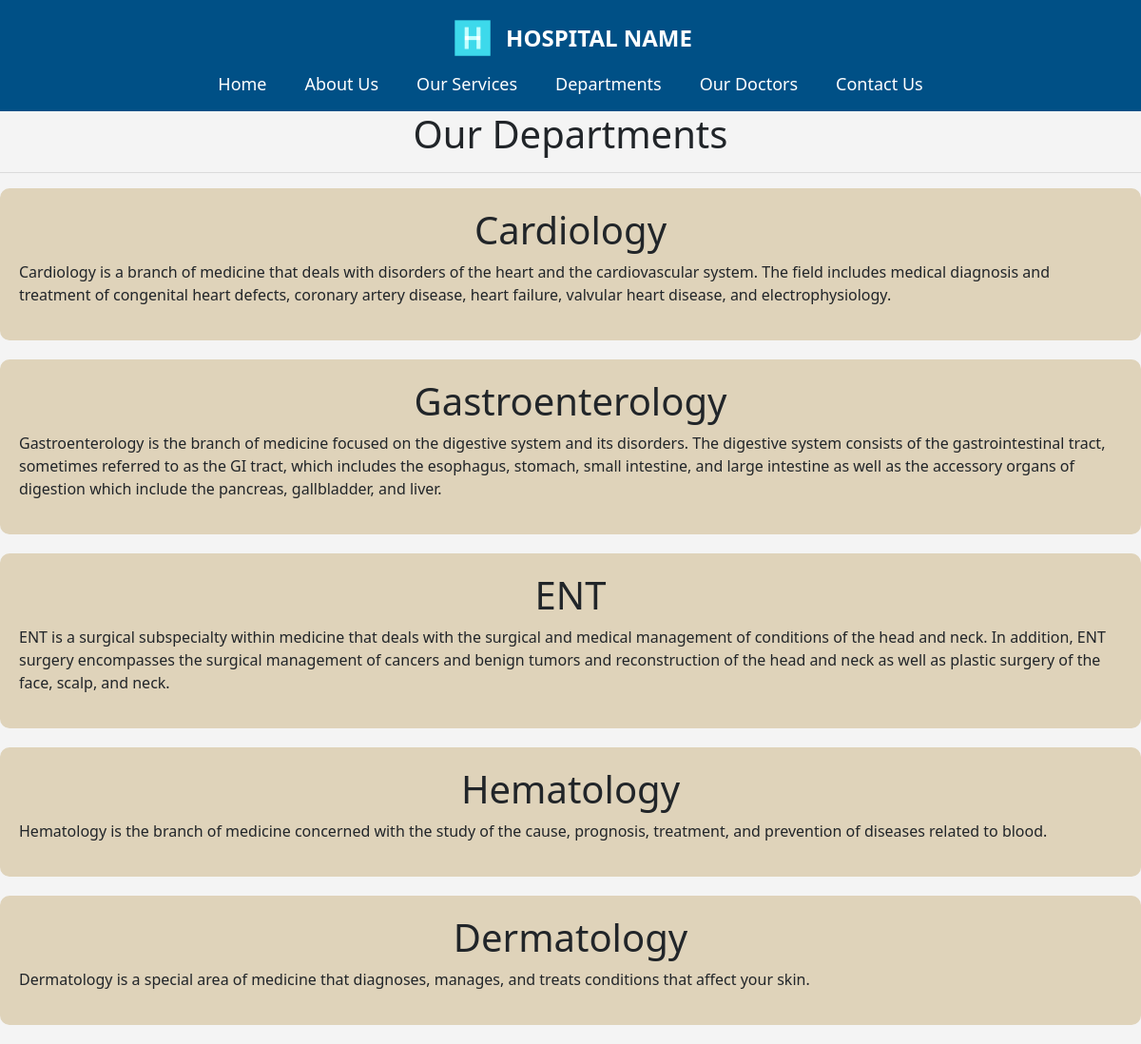
Page /dept/ on the committed database.
### home/models.py (models this page shows, shortened)
class Departments(models.Model):
    dep_name = models.CharField(max_length=100)
    dep_description = models.TextField()

### home/views.py (the view)
# urls.py: path('dept/', views.dept,name='dept'),
def dept(request):
    dict_deptt={
        'deptt': Departments.objects.all()
    }
    return render(request,'department.html', dict_deptt)

### templates/department.html (shortened to what this page needs)
{% extends "basic.html" %}
{%block content%}
{% load static %}
<link rel="stylesheet" href="{% static 'css/common.css' %}">
<h1> Our Departments</h1>
<hr>
{% for d in deptt %}
<div class="info-boxx">
    <h1>{{d.dep_name}}</h1>
    <p>{{d.dep_description}}</p>
</div>
{% endfor %}
{%endblock%}

### static/css/style.css (style rules this page uses)
body { font-family: 'Segoe UI'; margin: 0; padding: 0; background-color: #f4f4f4; }

### static/css/common.css (style rules this page uses)
h1 { text-align: center; }
.info-boxx { background-color: rgb(223, 211, 186); border-radius: 10px; padding: 20px; margin-bottom: 20px; }

### rows in the picture
Departments: dep_name "Cardiology", dep_description "Cardiology is a branch of medicine that deals with disorders of the heart and the cardiovascular system. The field includes medical diagnosis and treatment of congenital heart defects, coronary artery disease, heart failure, valvular heart disease, and electrophysiology."
Departments: dep_name "Gastroenterology", dep_description "Gastroenterology is the branch of medicine focused on the digestive system and its disorders. The digestive system consists of the gastrointestinal tract, sometimes referred to as the GI tract, which includes the esophagus, stomach, small intestine, and large intestine as well as the accessory organs of digestion which include the pancreas, gallbladder, and liver."
Departments: dep_name "ENT", dep_description "ENT is a surgical subspecialty within medicine that deals with the surgical and medical management of conditions of the head and neck. In addition, ENT surgery encompasses the surgical management of cancers and benign tumors and reconstruction of the head and neck as well as plastic surgery of the face, scalp, and neck."
Departments: dep_name "Hematology", dep_description "Hematology is the branch of medicine concerned with the study of the cause, prognosis, treatment, and prevention of diseases related to blood."
Departments: dep_name "Dermatology", dep_description "Dermatology is a special area of medicine that diagnoses, manages, and treats conditions that affect your skin."
